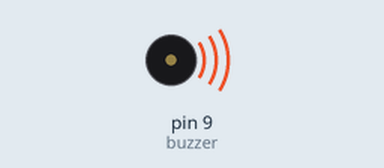
This sketch was run on a simulated Arduino Nano, built with avr-gcc and run on an emulated ATmega328P. On the bench: buzzer (waves = sounding). What the sketch prints to the serial monitor is not drawn.

Above: at 0.1 s.
Timing chart, 0 to 1.6 s (numbered marks = the images above):
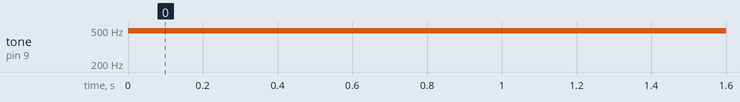

The sketch:

CapacitiveSensor_to_Buzzer.ino
```cpp
/*
* Curators: Eszter Kovács, Filippo De Togni
* Date: 15/02/2025
* Affiliation: IOIO Lab, Malmö University
*
* Sketch Name: CapacitiveSensor_to_Buzzer
* Behaviour:
   Try: Hold the capacitive just in the air, against wood, or plastic!
   Now, touch it to skin, graphite or other highly conductive materials!

   The buzzer beeps at a rate aligned with how capacitive the touched
   surface is, meaning that it beeps faster if it meets highly capacitive
   maerials and slows down, taking longer pauses if the surface is not
   capacitive.

* Components required:
*  MPR121 (Adafruit) capacitive sensor;
*  Piezo Buzzer;
*  Arduino Nano BLE 33
*
* See image 'WIRING_CapacitiveSensor_to_Buzzer' for wiring diagram
* CAPACITIVE SENSOR | ARDUINO NANO | BUZZER
               GND -->    GND   <---- GND
               SDA -->     A4
               SCL -->     A5
             3.3V  -->    3.3V
                           D9  <-------POWER
* SOURCE
Capacitve Sensor part based on the code written by
Limor Fried/Ladyada for Adafruit Industries (https://www.adafruit.com/products/)

Buzzer part based on the code written by Michalis Vasilakis (www.ardumotive.com)
 https://www.instructables.com/How-to-use-a-Buzzer-Arduino-Tutorial/
*/
// Initialization for the capacitive sensor
#include <Wire.h>
#include "Adafruit_MPR121.h"

#ifndef _BV
#define _BV(bit) (1 << (bit))
#endif

Adafruit_MPR121 cap = Adafruit_MPR121();

// Initialization for the buzzer
const int buzzer = 9; // Buzzer connected to pin 9


void setup() {
  Serial.begin(9600);

  // Set up buzzer
  pinMode(buzzer, OUTPUT); // Set Pin 9 as OUTPUT

  // Set up the capacitive sensor
  Serial.println("Adafruit MPR121 Capacitive Touch sensor test");

  if (!cap.begin(0x5A)) {
    Serial.println("MPR121 not found, check wiring?");
    while (1);
  }
  Serial.println("MPR121 found!");
}

void loop() {
  //INPUT
  // Get capacitive value
  uint16_t capValue = cap.filteredData(0);  // Get the capacitance value for each pin

  // TRANSFORMATION
  // Map capacitance value (capValue) to delay value (delVal)
  int delValue = map(capValue, 80, 280, 10, 1000);
  delValue = constrain(delValue, 10, 1000); // Ensure values stay within the range

  // OUTPUT
  // Update delay new delValue
  analogWrite(buzzer, 128); // Set PWM (50% duty cycle)
  delay(100); // Wait 1 second
  analogWrite(buzzer, 0);
  delay(delValue); // Adjust pause according the measured capacitive value
}
```

Measured:
- by itself, tone on pin 9 (buzzer): silent → 490 Hz at 0.00 s
